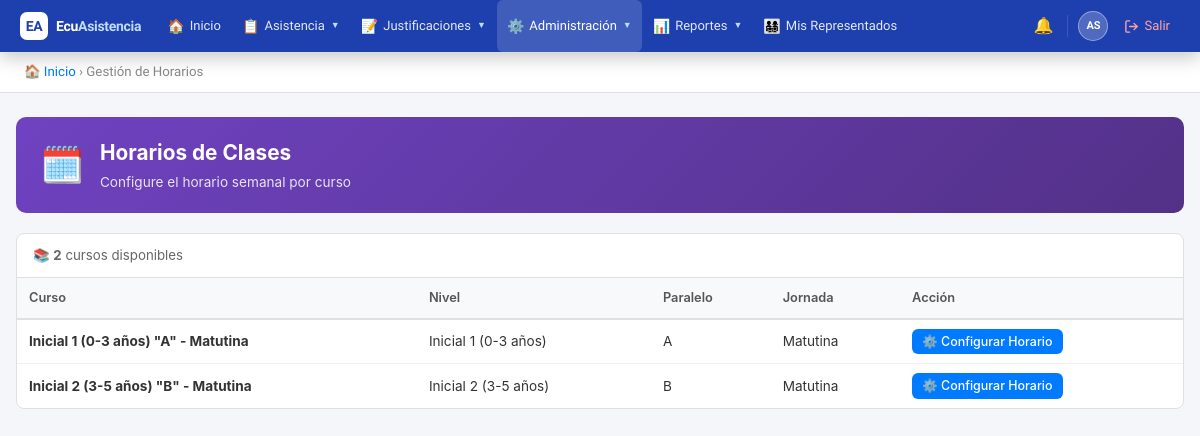
/public/?action=schedules (signed in), run on an earlier commit of the app's database.
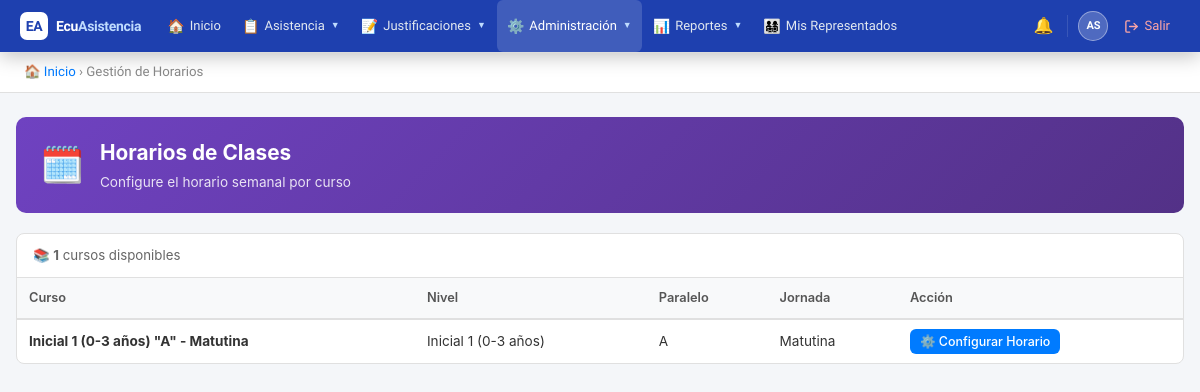
And on a later commit of the database.
### tables this page shows
CREATE TABLE `courses` (
  `id` int(11) NOT NULL AUTO_INCREMENT,
  `institution_id` int(11) NOT NULL,
  `school_year_id` int(11) NOT NULL,
  `name` varchar(100) NOT NULL,
  `grade_level` varchar(50) DEFAULT NULL,
  `parallel` varchar(10) DEFAULT NULL,
  `shift_id` int(11) NOT NULL,
  `created_at` timestamp NOT NULL DEFAULT current_timestamp(),
  `updated_at` timestamp NOT NULL DEFAULT current_timestamp() ON UPDATE current_timestamp(),
  PRIMARY KEY (`id`),
  KEY `institution_id` (`institution_id`),
  KEY `school_year_id` (`school_year_id`),
  KEY `shift_id` (`shift_id`),
  CONSTRAINT `courses_ibfk_1` FOREIGN KEY (`institution_id`) REFERENCES `institutions` (`id`),
  CONSTRAINT `courses_ibfk_2` FOREIGN KEY (`school_year_id`) REFERENCES `school_years` (`id`),
  CONSTRAINT `courses_ibfk_3` FOREIGN KEY (`shift_id`) REFERENCES `shifts` (`id`)
);

CREATE TABLE `shifts` (
  `id` int(11) NOT NULL AUTO_INCREMENT,
  `name` varchar(50) NOT NULL,
  `created_at` timestamp NOT NULL DEFAULT current_timestamp(),
  PRIMARY KEY (`id`)
);

### controllers/ScheduleController.php (called while the page is built, shortened)
<?php
require_once BASE_PATH . '/models/Course.php';
class ScheduleController {
    private $courseModel;
    public function __construct() {
        $this->db = new Database();
        $this->courseModel = new Course($this->db);
    }
    public function index() {
        $courses = $this->courseModel->getAll();
        include BASE_PATH . '/views/schedule/index.php';
    }
}

### config/database.php (called while the page is built)
<?php
class Database {
    private $host = 'localhost';
    private $db = 'ecuasistencia2026_db';
    private $user = 'root';
    private $pass = '';
    private $charset = 'utf8mb4';
    private $pdo;
    public function connect() {
        if ($this->pdo === null) {
            $dsn = "mysql:host={$this->host};dbname={$this->db};charset={$this->charset}";
            $options = [
                PDO::ATTR_ERRMODE => PDO::ERRMODE_EXCEPTION,
                PDO::ATTR_DEFAULT_FETCH_MODE => PDO::FETCH_ASSOC,
                PDO::ATTR_EMULATE_PREPARES => false,
            ];
            try {
                $this->pdo = new PDO($dsn, $this->user, $this->pass, $options);
            } catch (PDOException $e) {
                die('Error de conexión: ' . $e->getMessage());
            }
        }
        return $this->pdo;
    }
}

### models/Course.php (called while the page is built, shortened)
<?php
class Course {
    private $db;
    public function __construct($database) {
        $this->db = $database->connect();
    }
    public function getAll() {
        $sql = "SELECT c.*, s.name as shift_name, sy.name as year_name
                FROM courses c
                INNER JOIN shifts s ON c.shift_id = s.id
                INNER JOIN school_years sy ON c.school_year_id = sy.id
                WHERE c.institution_id = :institution_id
                ORDER BY c.name";
        $stmt = $this->db->prepare($sql);
        $stmt->execute([':institution_id' => $_SESSION['institution_id']]);
        return $stmt->fetchAll();
    }
}

### views/schedule/index.php (the view, shortened to what this page needs)
<!DOCTYPE html>
<html lang="es">
<head>
</head>
<body>
<?php include BASE_PATH . '/views/partials/navbar.php'; ?>
<div class="breadcrumb">
    <a href="?action=dashboard">🏠 Inicio</a> &rsaquo;
    Gestión de Horarios
</div>
<div class="container">
    <div class="page-header purple">
        <div class="ph-icon">🗓️</div>
        <div>
            <h1>Horarios de Clases</h1>
            <p>Configure el horario semanal por curso</p>
        </div>
    </div>
    <div class="table-wrap">
        <div class="table-info">
            <span>📚 <strong><?= count($courses) ?></strong> cursos disponibles</span>
        </div>
        <?php if(empty($courses)): ?>
        <div class="empty-state">
            <div class="icon">📚</div>
            <p>No hay cursos registrados.</p>
        </div>
        <?php else: ?>
        <table>
            <thead>
                <tr>
                    <th>Curso</th>
                    <th>Nivel</th>
                    <th>Paralelo</th>
                    <th>Jornada</th>
                    <th>Acción</th>
                </tr>
            </thead>
            <tbody>
                <?php foreach($courses as $course): ?>
                <tr>
                    <td><strong><?= htmlspecialchars($course['name']) ?></strong></td>
                    <td><?= htmlspecialchars($course['grade_level']) ?></td>
                    <td><?= htmlspecialchars($course['parallel']) ?></td>
                    <td><?= ucfirst($course['shift_name']) ?></td>
                    <td>
                        <a href="?action=manage_schedule&course_id=<?= $course['id'] ?>"
                           class="btn btn-primary btn-sm">
                            ⚙️ Configurar Horario
                        </a>
                    </td>
                </tr>
                <?php endforeach; ?>
            </tbody>
        </table>
        <?php endif; ?>
    </div>
</div>
</body>
</html>

What changed in the data, as far as the page shows it:
removed courses: name "Inicial 2 (3-5 años) \"B\" - Matutina", grade_level "Inicial 2 (3-5 años)", parallel "B", shift.name "Matutina"
Also different on the page:
count($courses): "2" → "1"
